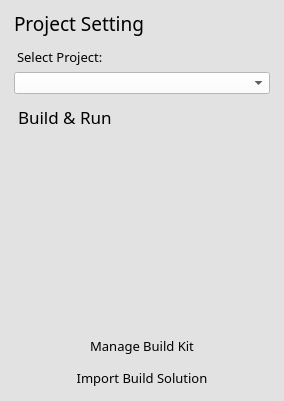
          <widget class="QWidget" name="arProject_ProjectSettingPanel" native="true">
           <property name="sizePolicy">
            <sizepolicy hsizetype="Minimum" vsizetype="Preferred">
             <horstretch>0</horstretch>
             <verstretch>0</verstretch>
            </sizepolicy>
           </property>
           <property name="minimumSize">
            <size>
             <width>250</width>
             <height>0</height>
            </size>
           </property>
           <property name="maximumSize">
            <size>
             <width>16777215</width>
             <height>16777215</height>
            </size>
           </property>
           <property name="styleSheet">
            <string notr="true">background-color: rgb(226, 226, 226);</string>
           </property>
           <layout class="QVBoxLayout" name="verticalLayout_6">
            <property name="spacing">
             <number>6</number>
            </property>
            <property name="leftMargin">
             <number>14</number>
            </property>
            <property name="topMargin">
             <number>10</number>
            </property>
            <property name="rightMargin">
             <number>14</number>
            </property>
            <property name="bottomMargin">
             <number>10</number>
            </property>
            <item>
             <widget class="QLabel" name="label_4">
              <property name="sizePolicy">
               <sizepolicy hsizetype="Minimum" vsizetype="Preferred">
                <horstretch>0</horstretch>
                <verstretch>0</verstretch>
               </sizepolicy>
              </property>
              <property name="font">
               <font>
                <family>方正黑体简体</family>
                <pointsize>14</pointsize>
                <weight>50</weight>
                <italic>false</italic>
                <bold>false</bold>
               </font>
              </property>
              <property name="styleSheet">
               <string notr="true"/>
              </property>
              <property name="text">
               <string>Project Setting</string>
              </property>
              <property name="margin">
               <number>4</number>
              </property>
             </widget>
            </item>
            <item>
             <widget class="QLabel" name="label_5">
              <property name="sizePolicy">
               <sizepolicy hsizetype="Minimum" vsizetype="Preferred">
                <horstretch>0</horstretch>
                <verstretch>0</verstretch>
               </sizepolicy>
              </property>
              <property name="font">
               <font>
                <family>方正黑体简体</family>
                <pointsize>10</pointsize>
               </font>
              </property>
              <property name="styleSheet">
               <string notr="true">margin-top:5px;</string>
              </property>
              <property name="text">
               <string>Select Project:</string>
              </property>
             </widget>
            </item>
            <item>
             <widget class="QComboBox" name="comboBox_arProject_ProjectSettingPanel_selectProject">
              <property name="sizePolicy">
               <sizepolicy hsizetype="Minimum" vsizetype="Fixed">
                <horstretch>0</horstretch>
                <verstretch>0</verstretch>
               </sizepolicy>
              </property>
              <property name="styleSheet">
               <string notr="true">background-color: rgb(255, 255, 255);</string>
              </property>
             </widget>
            </item>
            <item>
             <widget class="QLabel" name="label_6">
              <property name="font">
               <font>
                <family>方正黑体简体</family>
                <pointsize>13</pointsize>
               </font>
              </property>
              <property name="styleSheet">
               <string notr="true">margin-top:5px;</string>
              </property>
              <property name="text">
               <string>Build &amp; Run</string>
              </property>
             </widget>
            </item>
            <item>
             <widget class="QTreeView" name="treeView">
              <property name="sizePolicy">
               <sizepolicy hsizetype="Minimum" vsizetype="Expanding">
                <horstretch>0</horstretch>
                <verstretch>0</verstretch>
               </sizepolicy>
              </property>
              <property name="styleSheet">
               <string notr="true"/>
              </property>
              <property name="frameShape">
               <enum>QFrame::NoFrame</enum>
              </property>
              <property name="animated">
               <bool>true</bool>
              </property>
             </widget>
            </item>
            <item>
             <widget class="QPushButton" name="pushButton_6">
              <property name="sizePolicy">
               <sizepolicy hsizetype="Minimum" vsizetype="Minimum">
                <horstretch>0</horstretch>
                <verstretch>0</verstretch>
               </sizepolicy>
              </property>
              <property name="font">
               <font>
                <family>方正黑体简体</family>
                <pointsize>10</pointsize>
               </font>
              </property>
              <property name="text">
               <string>Manage Build Kit</string>
              </property>
              <property name="flat">
               <bool>true</bool>
              </property>
             </widget>
            </item>
            <item>
             <widget class="QPushButton" name="pushButton_7">
              <property name="sizePolicy">
               <sizepolicy hsizetype="Minimum" vsizetype="Minimum">
                <horstretch>0</horstretch>
                <verstretch>0</verstretch>
               </sizepolicy>
              </property>
              <property name="font">
               <font>
                <family>方正黑体简体</family>
                <pointsize>10</pointsize>
               </font>
              </property>
              <property name="text">
               <string>Import Build Solution</string>
              </property>
              <property name="flat">
               <bool>true</bool>
              </property>
             </widget>
            </item>
           </layout>
          </widget>
